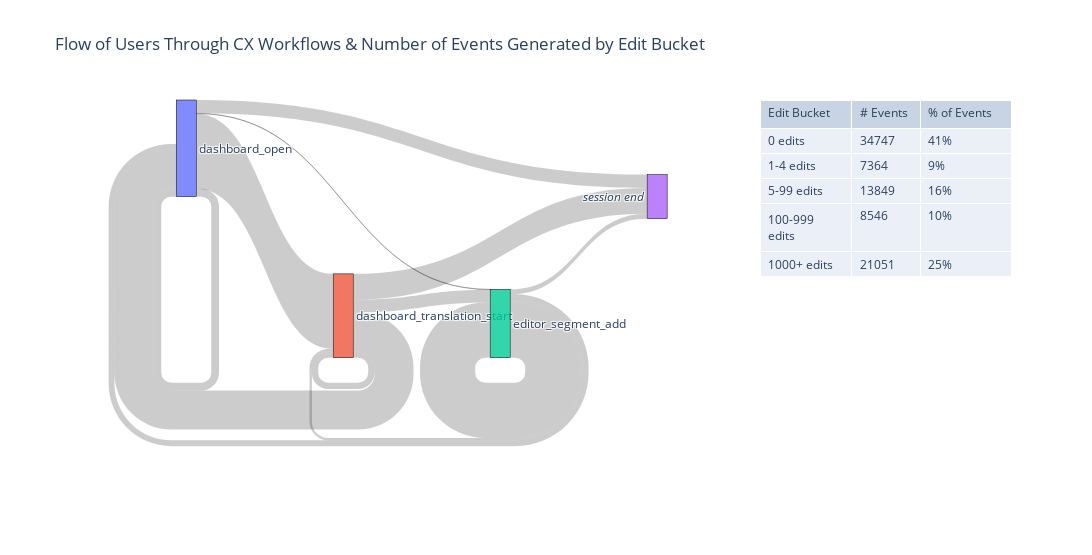

This figure's notebook cell:
### Code cell
#| column: page

iplot(
    plot_funnel(
        events, 
        chart_title='Flow of Users Through CX Workflows & Number of Events Generated by Edit Bucket', 
        incl_edit_bucket_table=True, 
        width=max_width, 
        height=max_width/2.25), 
    config=iplot_config
)

### Figure 1 — Plotly figure (JSON) as saved in the notebook; plotly's stock layout.template omitted (floating-point values rounded to 4 significant figures)
{"data": [{"domain": {"x": [0, 0.63], "y": [0, 1]}, "link": {"customdata": [8.071, 77.79, 0.3462, 13.79, 46.48, 7.556, 15.28, 30.68, 8.523, 3.424, 80.75, 7.303], "hovertemplate": "Events: %{value}<br />Percentage: %{customdata:.2f}%<extra></extra>", "source": [0, 0, 0, 0, 1, 1, 1, 1, 2, 2, 2, 2], "target": [0, 1, 2, 3, 0, 1, 2, 3, 0, 1, 2, 3], "value": [2681, 25841, 115, 4582, 13398, 2178, 4406, 8844, 2004, 805, 18986, 1717]}, "node": {"label": ["dashboard_open", "dashboard_translation_start", "editor_segment_add", "<i>session end</i>"], "line": {"color": "black", "width": 0.5}, "pad": 15, "thickness": 20}, "type": "sankey"}, {"cells": {"align": "left", "height": 25, "values": [["0 edits", "1-4 edits", "5-99 edits", "100-999 edits", "1000+ edits"], [34747, 7364, 13849, 8546, 21051], ["41%", "9%", "16%", "10%", "25%"]]}, "columnwidth": [4, 3, 4], "domain": {"x": [0.73, 1], "y": [0, 1]}, "header": {"align": "left", "values": ["Edit Bucket", "# Events", "% of Events"]}, "type": "table"}], "layout": {"font": {"size": 12}, "height": 555.6, "title": {"text": "Flow of Users Through CX Workflows & Number of Events Generated by Edit Bucket"}, "width": 1250}}
